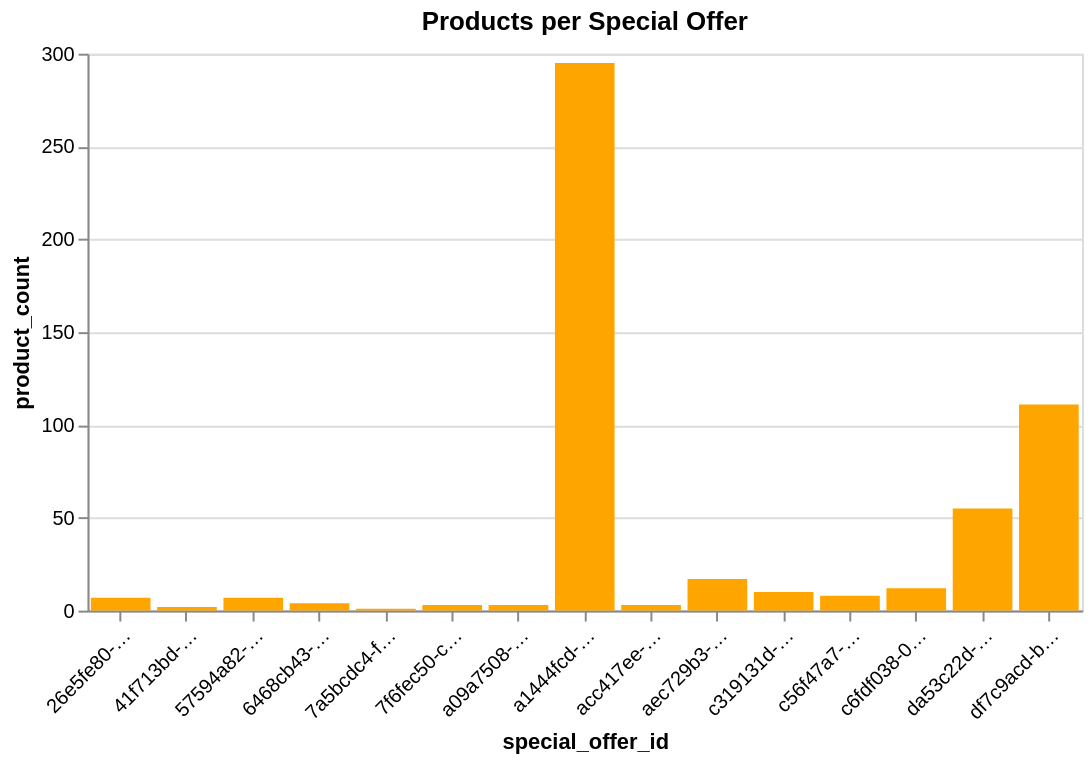

The notebook cell saved with this chart:
### Markdown cell above
### B.3 Explore Feature of Interest `special_offer_id` (products per offer)

### Code cell
print(prod_per_offer.sort_values('product_count', ascending=False))
alt.Chart(prod_per_offer).mark_bar(color='orange').encode(
    x=alt.X('special_offer_id:N', axis=alt.Axis(labelLimit=60)),
    y='product_count:Q'
).properties(title='Products per Special Offer', width=500, height=280).configure_axisX(labelAngle=-45)

### Figure 1 — Vega-Lite specification as saved in the notebook (floating-point values rounded to 4 significant figures)
{"config": {"view": {"continuousWidth": 300, "continuousHeight": 300}, "axisX": {"labelAngle": -45}}, "data": {"name": "data-117fd897eaae4bfa5f2a420afb8f0fde"}, "mark": {"type": "bar", "color": "orange"}, "encoding": {"x": {"axis": {"labelLimit": 60}, "field": "special_offer_id", "type": "nominal"}, "y": {"field": "product_count", "type": "quantitative"}}, "height": 280, "title": "Products per Special Offer", "width": 500, "$schema": "https://vega.github.io/schema/vega-lite/v5.20.1.json", "datasets": {"data-117fd897eaae4bfa5f2a420afb8f0fde": [{"special_offer_id": "26e5fe80-b12f-43fe-aeb0-f8bd97970c49", "product_count": 7}, {"special_offer_id": "41f713bd-c29a-4ab1-ae06-dbb51ec03ec0", "product_count": 2}, {"special_offer_id": "57594a82-1a1c-497b-98dd-90e46a1c045c", "product_count": 7}, {"special_offer_id": "6468cb43-e8b4-475f-b705-f4d37f1c59eb", "product_count": 4}, {"special_offer_id": "7a5bcdc4-f911-44d3-9567-2d0e118e94fd", "product_count": 1}, {"special_offer_id": "7f6fec50-c118-4942-aca3-8c28b95e489b", "product_count": 3}, {"special_offer_id": "a09a7508-0e3b-42aa-942e-dde8428b1f62", "product_count": 3}, {"special_offer_id": "a1444fcd-4b51-4227-94cf-b13c1a2a6281", "product_count": 295}, {"special_offer_id": "acc417ee-ae0e-4d78-8f48-3f541565c54e", "product_count": 3}, {"special_offer_id": "aec729b3-e92e-4f2c-971c-4c5d426a99b9", "product_count": 17}, {"special_offer_id": "c319131d-f166-40fe-ab38-cc2cb9f370d8", "product_count": 10}, {"special_offer_id": "c56f47a7-91e8-42c0-ba34-1048ceb3deb0", "product_count": 8}, {"special_offer_id": "c6fdf038-0e61-436b-a074-ba205a1221cc", "product_count": 12}, {"special_offer_id": "da53c22d-5867-4110-b1d0-8d84bea95ab5", "product_count": 55}, {"special_offer_id": "df7c9acd-bc0c-4ab0-93ec-064e2b93af0d", "product_count": 111}]}}
